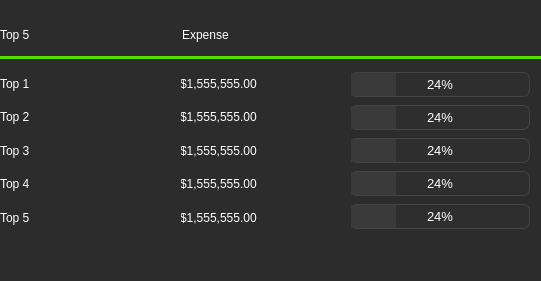
<?xml version="1.0" encoding="UTF-8"?>
<ui version="4.0">
 <class>top_5_expense</class>
 <widget class="QWidget" name="top_5_expense">
  <property name="geometry">
   <rect>
    <x>0</x>
    <y>0</y>
    <width>541</width>
    <height>281</height>
   </rect>
  </property>
  <property name="windowTitle">
   <string>Form</string>
  </property>
  <property name="styleSheet">
   <string notr="true">QWidget {
        background-color: #2c2c2c;
        color: #ffffff;
        border: none;
        font: 14pt &quot;Nirmala UI&quot;;
}
QWidget#side_menu {
    background-color: #4e5564;
    color: #ffffff;
    border: 1px solid #4e5564;
    border-radius: 16px;
    font: 14pt &quot;Nirmala UI&quot;;
}
QLabel#Dashboard_Title {
    background-color: none;
    color: #ffffff;
    border: none;
    font: 20pt &quot;Nirmala UI&quot;;
}
QLabel#Eat_Out_Image {
    background-image: url(:/images/pngaaa.com-2384833.png);
    background-color: #4d4d4d;
    border: 1px solid #4d4d4d;
    border-radius: 4px;
    color: #ffffff;
    padding: 5px;
}
QLabel#Grocery_Image {
    background-image: url(:/images/pngaaa.com-2138453.png);
    background-color: #4d4d4d;
    border: 1px solid #4d4d4d;
    border-radius: 4px;
    color: #ffffff;
    padding: 5px;
}
QLabel#Transportation_Image {
    background-image: url(:/images/pngaaa.com-2182093.png);
    background-color: #4d4d4d;
    border: 1px solid #4d4d4d;
    border-radius: 4px;
    color: #ffffff;
    padding: 5px;
}
QLabel#Free_Expense_Image {
    background-image: url(:/images/pngaaa.com-1261106.png);
    background-color: #4d4d4d;
    border: 1px solid #4d4d4d;
    border-radius: 4px;
    color: #ffffff;
    padding: 5px;
}
QLabel#Bills_Image {
    background-image: url(:/images/pngaaa.com-1433501.png);
    background-color: #4d4d4d;
    border: 1px solid #4d4d4d;
    border-radius: 4px;
    color: #ffffff;
    padding: 5px;
}
QLabel#Investment_Image {
    background-image: url(:/images/pngaaa.com-3584133.png);
    background-color: #4d4d4d;
    border: 1px solid #4d4d4d;
    border-radius: 4px;
    color: #ffffff;
    padding: 5px;
}
QLabel#Support_Image {
    background-image: url(:/images/pngaaa.com-2914571.png);
    background-color: #4d4d4d;
    border: 1px solid #4d4d4d;
    border-radius: 4px;
    color: #ffffff;
    padding: 5px;
}
QLabel#Goal_Image {
    background-image: url(:/images/pngaaa.com-848656.png);
    background-color: #4d4d4d;
    border: 1px solid #4d4d4d;
    border-radius: 4px;
    color: #ffffff;
    padding: 5px;
}
QPushButton {
    background-color: #4d4d4d;
    border: 1px solid #4d4d4d;
    border-radius: 4px;
    color: #ffffff;
    padding: 5px;
}
QPushButton:hover {
    background-color: #5a5a5a;
    border: 1px solid #5a5a5a;
}
QPushButton#side_menu_button:hover {
    background-image: url(:/button_image/Burger_button_hover.png);
    background-color: #5a5a5a;
    border: 1px solid #5a5a5a;
}
QPushButton#side_menu_button:pressed {
    background-image: url(:/button_image/Burger_button_click.png);
    background-color: #5a5a5a;
    border: 1px solid #5a5a5a;
}
QPushButton#remove_button_watchlist {
    background-color: #ff0000;
    border: 1px solid #ffffff;
    border-radius: 4px;
    color: #ffffff;
    padding: 5px;
}
QPushButton#remove_button_watchlist:hover {
    background-color: #ff6c6c;
    border: 1px solid #ffffff;
}
QPushButton#remove_button_watchlist:pressed {
    background-color: #aa0000;
    border: 1px solid #ffffff;
}
QPushButton#Add_strategy {
    background-color: #00ad0e;
    border: 1px solid #ffffff;
    border-radius: 4px;
    color: #ffffff;
    padding: 5px;
}
QPushButton#Add_strategy:hover {
    background-color: #67ff74;
    border: 1px solid #ffffff;
}
QPushButton#Add_strategy:pressed {
    background-color: #006408;
    border: 1px solid #a3a3a3;
}
QPushButton#Activation {
    background-color: #00ad0e;
    border: 1px solid #ffffff;
    border-radius: 4px;
    color: #ffffff;
    padding: 5px;
}
QPushButton#Activation:hover {
    background-color: #67ff74;
    border: 1px solid #ffffff;
}
QPushButton#Activation:pressed {
    background-color: #006408;
    border: 1px solid #a3a3a3;
}
QPushButton#Blue_button {
    background-color: #0003bb;
    border: 1px solid #ffffff;
    border-radius: 4px;
    color: #ffffff;
    padding: 5px;
}
QPushButton#Blue_button:hover {
    background-color: #4446d1;
    border: 1px solid #ffffff;
}
QPushButton#Blue_button:pressed {
    background-color: #000277;
    border: 1px solid #a3a3a3;
}
QPushButton#Yellow_button {
    background-color: #a5bd1e;
    border: 1px solid #ffffff;
    border-radius: 4px;
    color: #ffffff;
    padding: 5px;
}
QPushButton#Yellow_button:hover {
    background-color: #e5ff54;
    border: 1px solid #ffffff;
}
QPushButton#Yellow_button:pressed {
    background-color: #81960f;
    border: 1px solid #a3a3a3;
}
QCheckBox {
    color: #ffffff;
}
QLineEdit {
    background-color: #4d4d4d;
    border: 1px solid #4d4d4d;
    color: #ffffff;
    padding: 5px;
    border-color: #ffffff;
    border-radius: 6px;
}
QTextEdit {
    background-color: #4d4d4d;
    border: 1px solid #4d4d4d;
    color: #ffffff;
    padding: 5px;
    border-color: #ffffff;
    border-radius: 20px;
}
QProgressBar {
    border: 1px solid #444444;
    border-radius: 7px;
    background-color: #2e2e2e;
    text-align: center;
    font-size: 10pt;
    color: white;
}
QProgressBar::chunk {
    background-color: #3a3a3a;
    width: 5px;
}
QScrollBar:vertical {
    border: none;
    background-color: #3a3a3a;
    width: 10px;
    margin: 16px 0 16px 0;
}
QScrollBar::handle:vertical {
    background-color: #444444;
    border-radius: 5px;
}
QScrollBar:horizontal {
    border: none;
    background-color: #3a3a3a;
    height: 10px;
    margin: 0px 16px 0 16px;
}
QScrollBar::handle:horizontal {
    background-color: #444444;
    border-radius: 5px;
}
QTabWidget {
    background-color: #2e2e2e;
    border: none;
}
QTabBar::tab {
    background-color: #2e2e2e;
    color: #b1b1b1;
    padding: 8px 20px;
    border-top-left-radius: 5px;
    border-top-right-radius: 5px;
    border: none;
}
QTabBar::tab:selected, QTabBar::tab:hover {
    background-color: #3a3a3a;
    color: white;
}</string>
  </property>
  <widget class="QWidget" name="layoutWidget">
   <property name="geometry">
    <rect>
     <x>350</x>
     <y>70</y>
     <width>181</width>
     <height>161</height>
    </rect>
   </property>
   <layout class="QVBoxLayout" name="verticalLayout_Tops_Spent">
    <item>
     <widget class="QProgressBar" name="top_1_progressBar">
      <property name="maximumSize">
       <size>
        <width>180</width>
        <height>16777215</height>
       </size>
      </property>
      <property name="value">
       <number>24</number>
      </property>
     </widget>
    </item>
    <item>
     <widget class="QProgressBar" name="top_2_progressBar">
      <property name="maximumSize">
       <size>
        <width>180</width>
        <height>16777215</height>
       </size>
      </property>
      <property name="value">
       <number>24</number>
      </property>
     </widget>
    </item>
    <item>
     <widget class="QProgressBar" name="top_3_progressBar">
      <property name="maximumSize">
       <size>
        <width>180</width>
        <height>16777215</height>
       </size>
      </property>
      <property name="value">
       <number>24</number>
      </property>
     </widget>
    </item>
    <item>
     <widget class="QProgressBar" name="top_4_progressBar">
      <property name="maximumSize">
       <size>
        <width>180</width>
        <height>16777215</height>
       </size>
      </property>
      <property name="value">
       <number>24</number>
      </property>
     </widget>
    </item>
    <item>
     <widget class="QProgressBar" name="top_5_progressBar">
      <property name="maximumSize">
       <size>
        <width>180</width>
        <height>16777215</height>
       </size>
      </property>
      <property name="value">
       <number>24</number>
      </property>
     </widget>
    </item>
   </layout>
  </widget>
  <widget class="QWidget" name="layoutWidget_2">
   <property name="geometry">
    <rect>
     <x>0</x>
     <y>20</y>
     <width>541</width>
     <height>39</height>
    </rect>
   </property>
   <layout class="QVBoxLayout" name="verticalLayout_Titles">
    <item>
     <layout class="QHBoxLayout" name="horizontalLayout">
      <item>
       <widget class="QLabel" name="top_5_label">
        <property name="text">
         <string>Top 5</string>
        </property>
       </widget>
      </item>
      <item>
       <widget class="QLabel" name="top_5_Expense_label">
        <property name="text">
         <string>Expense</string>
        </property>
       </widget>
      </item>
      <item>
       <widget class="QLabel" name="empty_progress_bar_title_label">
        <property name="text">
         <string/>
        </property>
       </widget>
      </item>
     </layout>
    </item>
    <item>
     <widget class="Line" name="top_5_line">
      <property name="styleSheet">
       <string notr="true">background-color: rgb(85, 222, 0);</string>
      </property>
      <property name="orientation">
       <enum>Qt::Horizontal</enum>
      </property>
     </widget>
    </item>
   </layout>
  </widget>
  <widget class="QWidget" name="layoutWidget_3">
   <property name="geometry">
    <rect>
     <x>180</x>
     <y>70</y>
     <width>171</width>
     <height>161</height>
    </rect>
   </property>
   <layout class="QVBoxLayout" name="verticalLayout_Tops_spent">
    <item>
     <widget class="QLabel" name="top_1_spent_label">
      <property name="text">
       <string>$1,555,555.00</string>
      </property>
     </widget>
    </item>
    <item>
     <widget class="QLabel" name="top_2_spent_label">
      <property name="text">
       <string>$1,555,555.00</string>
      </property>
     </widget>
    </item>
    <item>
     <widget class="QLabel" name="top_3_spent_label">
      <property name="text">
       <string>$1,555,555.00</string>
      </property>
     </widget>
    </item>
    <item>
     <widget class="QLabel" name="top_4_spent_label">
      <property name="text">
       <string>$1,555,555.00</string>
      </property>
     </widget>
    </item>
    <item>
     <widget class="QLabel" name="top_5_spent_label">
      <property name="text">
       <string>$1,555,555.00</string>
      </property>
     </widget>
    </item>
   </layout>
  </widget>
  <widget class="QWidget" name="layoutWidget_4">
   <property name="geometry">
    <rect>
     <x>0</x>
     <y>70</y>
     <width>181</width>
     <height>161</height>
    </rect>
   </property>
   <layout class="QVBoxLayout" name="verticalLayout_Tops">
    <item>
     <widget class="QLabel" name="top_1_desc_label">
      <property name="text">
       <string>Top 1</string>
      </property>
     </widget>
    </item>
    <item>
     <widget class="QLabel" name="top_2_desc_label">
      <property name="text">
       <string>Top 2</string>
      </property>
     </widget>
    </item>
    <item>
     <widget class="QLabel" name="top_3_desc_label">
      <property name="text">
       <string>Top 3</string>
      </property>
     </widget>
    </item>
    <item>
     <widget class="QLabel" name="top_4_desc_label">
      <property name="text">
       <string>Top 4</string>
      </property>
     </widget>
    </item>
    <item>
     <widget class="QLabel" name="top_5_desc_label">
      <property name="text">
       <string>Top 5</string>
      </property>
     </widget>
    </item>
   </layout>
  </widget>
 </widget>
 <resources/>
 <connections/>
</ui>
